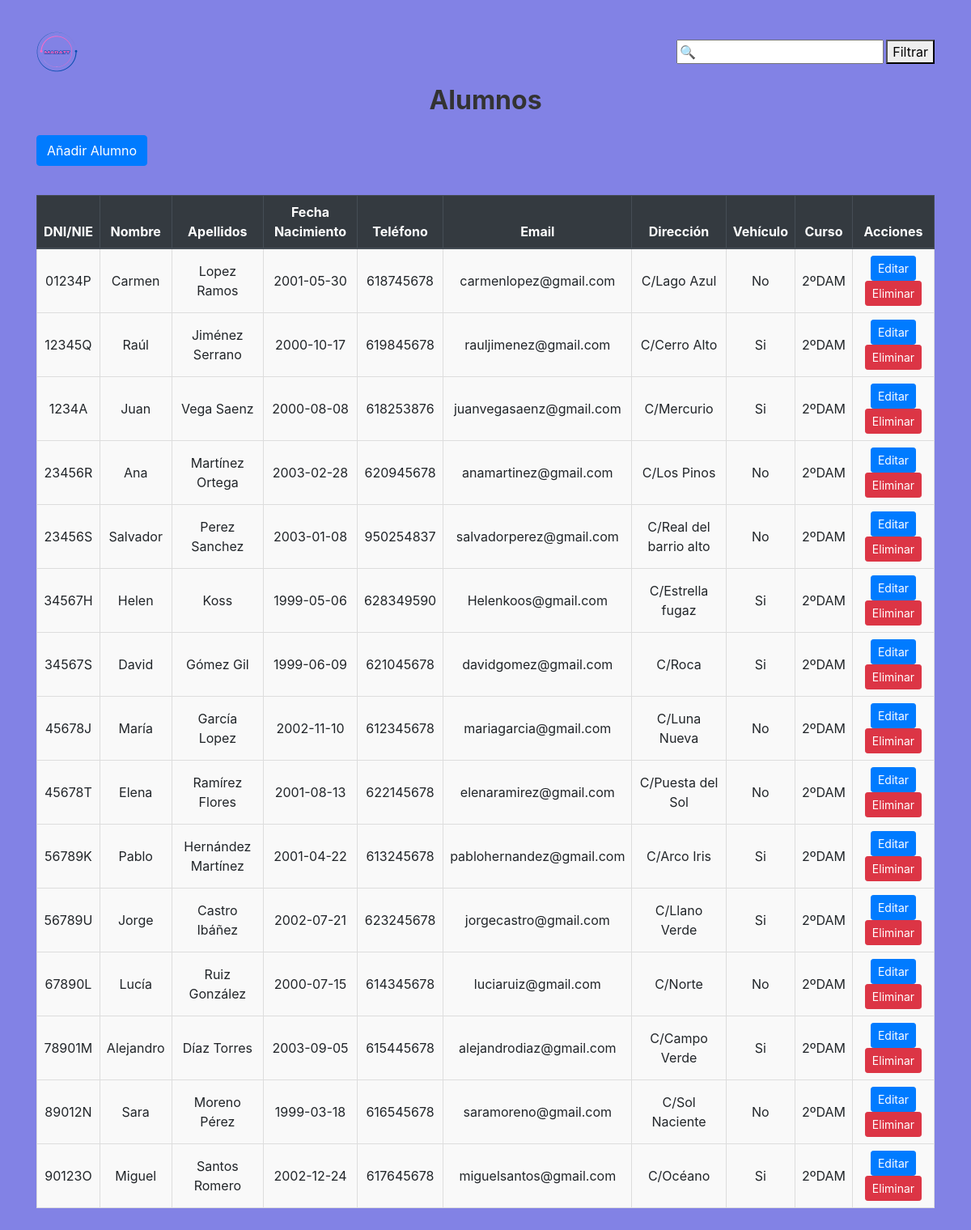
Page /code/alumnos.php on the committed database.
### tables this page shows
CREATE TABLE alumnos (
	dni_nie char(9) PRIMARY KEY,
	nombre VARCHAR(100) not null,
	apellido1 VARCHAR(100) not null,
	apellido2 VARCHAR(100),
	fecha_nacimiento DATE,
	telefono VARCHAR(50),
	email VARCHAR(255),
	direccion VARCHAR(255),
	vehiculo ENUM('Si','No'),
	curso CHAR(6),
	dni_tutor CHAR(9),
	id_empresa int UNSIGNED,
	FOREIGN KEY (id_empresa) REFERENCES empresas(id),
	FOREIGN KEY (dni_tutor) REFERENCES profesores(dni_nie) ON DELETE SET NULL ON UPDATE CASCADE
);

### code/alumnos.php (the view, shortened to what this page needs)
<?php
require 'conexion.php';
$query = "SELECT dni_nie, nombre, apellido1, apellido2, fecha_nacimiento, telefono, email, direccion, vehiculo, curso
          FROM alumnos";
$result = $mysqli->query($query);
?>
<!DOCTYPE html>
<html lang="es">
<head>
    <link rel="stylesheet" href="https://stackpath.bootstrapcdn.com/bootstrap/4.5.2/css/bootstrap.min.css">
    <link rel="stylesheet" href="alumno.css">
</head>
<body>
    <div class="container container-alumnos my-4">
        <header class="d-flex justify-content-between align-items-center mb-3">
            <img src="logo.png" alt="logo" style="height: 50px;">
            <div class="busqueda">
                <input type="text" id="searchFilter" placeholder="🔍">
                <button id="searchButton">Filtrar</button>
            </div>
        </header>
        <h1 class="page-title text-center mb-4">Alumnos</h1>
        <div class="mb-3">
            <a href="gestionAlumno.php" class="btn btn-primary">Añadir Alumno</a>
        </div>
        <div class="table-responsive">
            <table class="table table-hover table-alumnos">
                <thead class="thead-dark">
                    <tr>
                        <th>DNI/NIE</th>
                        <th>Nombre</th>
                        <th>Apellidos</th>
                        <th>Fecha Nacimiento</th>
                        <th>Teléfono</th>
                        <th>Email</th>
                        <th>Dirección</th>
                        <th>Vehículo</th>
                        <th>Curso</th>
                        <th>Acciones</th>
                    </tr>
                </thead>
                <tbody>
                    <?php if ($result->num_rows > 0): ?>
                        <?php while ($alumno = $result->fetch_assoc()): ?>
                            <tr>
                                <td><?php echo htmlspecialchars($alumno['dni_nie']); ?></td>
                                <td><?php echo htmlspecialchars($alumno['nombre']); ?></td>
                                <td><?php echo htmlspecialchars($alumno['apellido1'] . ' ' . $alumno['apellido2']); ?></td>
                                <td><?php echo htmlspecialchars($alumno['fecha_nacimiento']); ?></td>
                                <td><?php echo htmlspecialchars($alumno['telefono']); ?></td>
                                <td><?php echo htmlspecialchars($alumno['email']); ?></td>
                                <td><?php echo htmlspecialchars($alumno['direccion']); ?></td>
                                <td><?php echo htmlspecialchars($alumno['vehiculo']); ?></td>
                                <td><?php echo htmlspecialchars($alumno['curso']); ?></td>
                                <td>
                                    <a href="gestionAlumno.php?dni_nie=<?php echo urlencode($alumno['dni_nie']); ?>" class="btn btn-sm btn-primary">Editar</a>
                                    <form method="POST" style="display: inline;" onsubmit="return confirm('¿Está seguro de que desea eliminar este alumno?');">
                                        <button type="submit" name="delete" class="btn btn-sm btn-danger">Eliminar</button>
                                    </form>
                                </td>
                            </tr>
                        <?php endwhile; ?>
                    <?php else: ?>
                        <tr>
                            <td colspan="10" class="text-center">No hay alumnos registrados.</td>
                        </tr>
                    <?php endif; ?>
                </tbody>
            </table>
        </div>
    </div>
</body>
</html>

### code/alumno.css (style rules this page uses)
body { background-color: #8282e5; }
.container-alumnos { padding: 15px; }
header { display: flex; justify-content: space-between; align-items: center; margin-bottom: 20px; background-color: #8282e5; }
header img { height: 50px; }
header .busqueda { font-size: 16px; font-weight: bold; color: #555; }
.page-title { text-align: center; font-size: 2em; font-weight: bold; color: #333; margin-bottom: 20px; }
.table-alumnos { margin-top: 20px; border-collapse: collapse; width: 100%; overflow-x: auto; }
.table-alumnos th, .table-alumnos td { text-align: center; vertical-align: middle; padding: 8px; border: 1px solid #ddd; }
.table-alumnos thead th { background-color: #343a40; color: #fff; font-weight: bold; }
.table-alumnos tbody tr:nth-child(odd) { background-color: #f9f9f9; }
.table-alumnos tbody tr:nth-child(even) { background-color: #f9f9f9; }

### rows in the picture
alumnos: dni_nie "01234P", nombre "Carmen", apellido1+apellido2 "Lopez Ramos", fecha_nacimiento "2001-05-30", telefono "618745678", email "carmenlopez@gmail.com", direccion "C/Lago Azul", vehiculo "No", curso "2ºDAM"
alumnos: dni_nie "12345Q", nombre "Raúl", apellido1+apellido2 "Jiménez Serrano", fecha_nacimiento "2000-10-17", telefono "619845678", email "rauljimenez@gmail.com", direccion "C/Cerro Alto", vehiculo "Si", curso "2ºDAM"
alumnos: dni_nie "1234A", nombre "Juan", apellido1+apellido2 "Vega Saenz", fecha_nacimiento "2000-08-08", telefono "618253876", email "juanvegasaenz@gmail.com", direccion "C/Mercurio", vehiculo "Si", curso "2ºDAM"
alumnos: dni_nie "23456R", nombre "Ana", apellido1+apellido2 "Martínez Ortega", fecha_nacimiento "2003-02-28", telefono "620945678", email "anamartinez@gmail.com", direccion "C/Los Pinos", vehiculo "No", curso "2ºDAM"
alumnos: dni_nie "23456S", nombre "Salvador", apellido1+apellido2 "Perez Sanchez", fecha_nacimiento "2003-01-08", telefono "950254837", email "salvadorperez@gmail.com", direccion "C/Real del barrio alto", vehiculo "No", curso "2ºDAM"
alumnos: dni_nie "34567H", nombre "Helen", apellido1+apellido2 "Koss", fecha_nacimiento "1999-05-06", telefono "628349590", email "Helenkoos@gmail.com", direccion "C/Estrella fugaz", vehiculo "Si", curso "2ºDAM"
alumnos: dni_nie "34567S", nombre "David", apellido1+apellido2 "Gómez Gil", fecha_nacimiento "1999-06-09", telefono "621045678", email "davidgomez@gmail.com", direccion "C/Roca", vehiculo "Si", curso "2ºDAM"
alumnos: dni_nie "45678J", nombre "María", apellido1+apellido2 "García Lopez", fecha_nacimiento "2002-11-10", telefono "612345678", email "mariagarcia@gmail.com", direccion "C/Luna Nueva", vehiculo "No", curso "2ºDAM"
alumnos: dni_nie "45678T", nombre "Elena", apellido1+apellido2 "Ramírez Flores", fecha_nacimiento "2001-08-13", telefono "622145678", email "elenaramirez@gmail.com", direccion "C/Puesta del Sol", vehiculo "No", curso "2ºDAM"
alumnos: dni_nie "56789K", nombre "Pablo", apellido1+apellido2 "Hernández Martínez", fecha_nacimiento "2001-04-22", telefono "613245678", email "pablohernandez@gmail.com", direccion "C/Arco Iris", vehiculo "Si", curso "2ºDAM"
alumnos: dni_nie "56789U", nombre "Jorge", apellido1+apellido2 "Castro Ibáñez", fecha_nacimiento "2002-07-21", telefono "623245678", email "jorgecastro@gmail.com", direccion "C/Llano Verde", vehiculo "Si", curso "2ºDAM"
alumnos: dni_nie "67890L", nombre "Lucía", apellido1+apellido2 "Ruiz González", fecha_nacimiento "2000-07-15", telefono "614345678", email "luciaruiz@gmail.com", direccion "C/Norte", vehiculo "No", curso "2ºDAM"
alumnos: dni_nie "78901M", nombre "Alejandro", apellido1+apellido2 "Díaz Torres", fecha_nacimiento "2003-09-05", telefono "615445678", email "alejandrodiaz@gmail.com", direccion "C/Campo Verde", vehiculo "Si", curso "2ºDAM"
alumnos: dni_nie "89012N", nombre "Sara", apellido1+apellido2 "Moreno Pérez", fecha_nacimiento "1999-03-18", telefono "616545678", email "saramoreno@gmail.com", direccion "C/Sol Naciente", vehiculo "No", curso "2ºDAM"
alumnos: dni_nie "90123O", nombre "Miguel", apellido1+apellido2 "Santos Romero", fecha_nacimiento "2002-12-24", telefono "617645678", email "miguelsantos@gmail.com", direccion "C/Océano", vehiculo "Si", curso "2ºDAM"
